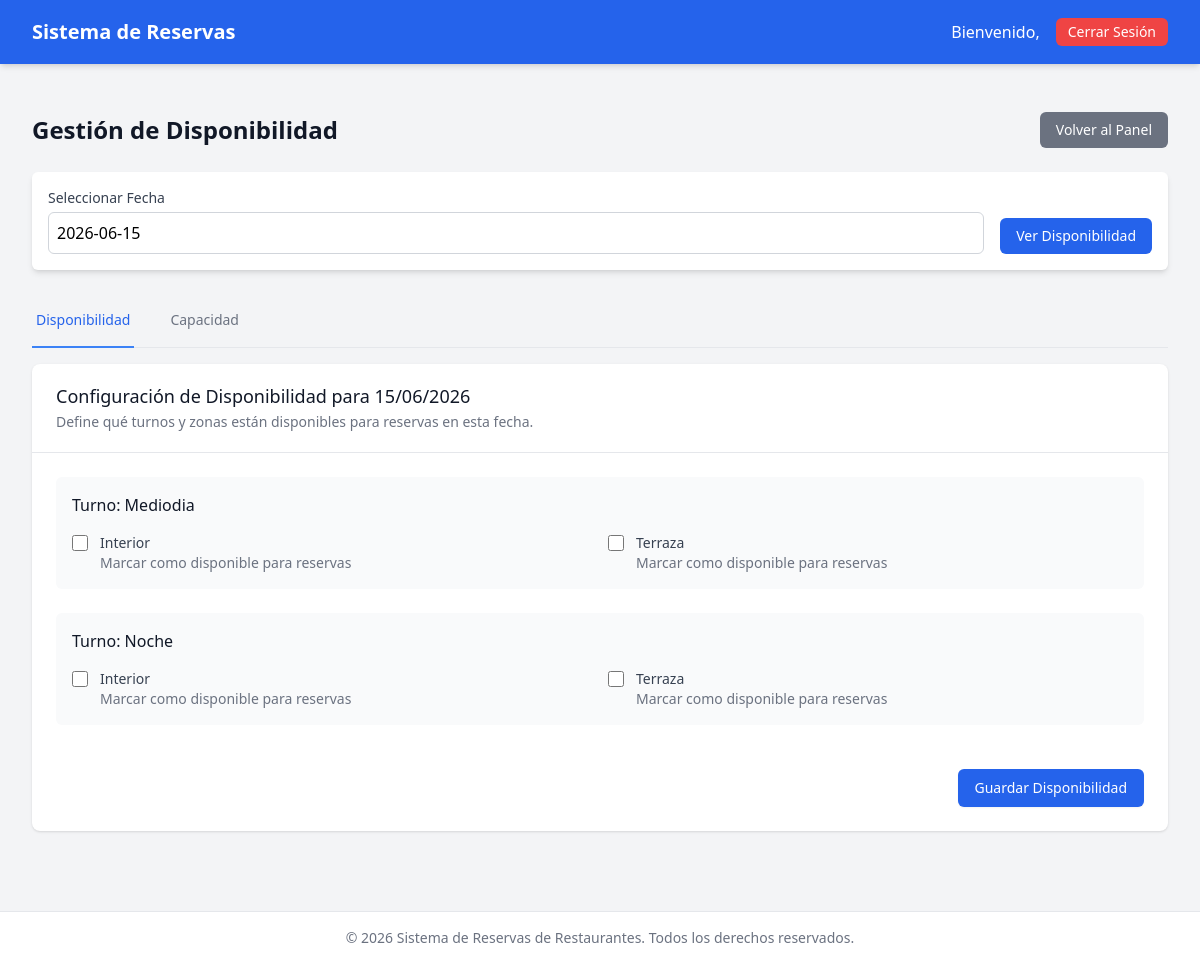
/admin/disponibilidad.php (signed in), run on the app's committed database.
### tables this page shows
CREATE TABLE turnos (
    id INT AUTO_INCREMENT PRIMARY KEY,
    nombre ENUM('mediodia', 'noche') NOT NULL UNIQUE,
    hora_inicio TIME NOT NULL,
    hora_fin TIME NOT NULL,
    activo BOOLEAN DEFAULT TRUE
);

### admin/disponibilidad.php (the view, shortened to what this page needs)
<?php
require_once 'auth.php';
$host = 'localhost';
$db = 'restaurante_reservas';
$user = 'root';
$pass = '';
try {
    $pdo = new PDO("mysql:host=$host;dbname=$db", $user, $pass);
    $pdo->setAttribute(PDO::ATTR_ERRMODE, PDO::ERRMODE_EXCEPTION);
} catch (PDOException $e) {
    die('Error de conexión: ' . $e->getMessage());
}
$fecha = isset($_GET['fecha']) ? $_GET['fecha'] : date('Y-m-d');
try {
    $stmt = $pdo->query("SELECT id, nombre FROM turnos ORDER BY id");
    $turnos = $stmt->fetchAll();
} catch (PDOException $e) {
    die('Error al obtener los turnos: ' . $e->getMessage());
}
$zonas = ['dentro' => 'Interior', 'fuera' => 'Terraza'];
$disponibilidad = [];
$pageTitle = 'Gestión de Disponibilidad';
?>
<!DOCTYPE html>
<html lang="es">
<head>
    <script src="https://cdn.tailwindcss.com"></script>
    <link rel="stylesheet" href="https://cdnjs.cloudflare.com/ajax/libs/font-awesome/6.0.0/css/all.min.css">
    <link rel="stylesheet" href="https://cdn.jsdelivr.net/npm/flatpickr/dist/flatpickr.min.css">
</head>
<body class="bg-gray-100 min-h-screen">
    <nav class="bg-blue-600 text-white shadow-md">
        <div class="max-w-7xl mx-auto px-4 sm:px-6 lg:px-8">
            <div class="flex justify-between h-16">
                <div class="flex items-center">
                    <a href="index.php" class="text-xl font-bold">Sistema de Reservas</a>
                </div>
                <div class="flex items-center">
                    <span class="mr-4">Bienvenido, <?php echo htmlspecialchars($_SESSION['admin_usuario']); ?></span>
                    <a href="logout.php" class="bg-red-500 hover:bg-red-600 text-white px-3 py-1 rounded-md text-sm font-medium transition duration-300">
                        Cerrar Sesión
                    </a>
                </div>
            </div>
        </div>
    </nav>
    <div class="max-w-7xl mx-auto py-6 sm:px-6 lg:px-8">
        <div class="px-4 py-6 sm:px-0">
            <div class="flex justify-between items-center mb-6">
                <h1 class="text-2xl font-semibold text-gray-900"><?php echo $pageTitle; ?></h1>
                <a href="index.php" class="bg-gray-500 hover:bg-gray-600 text-white px-4 py-2 rounded-md text-sm font-medium transition duration-300">
                    Volver al Panel
                </a>
            </div>
            <div class="bg-white p-4 rounded-md shadow-md mb-6">
                <form action="<?php echo htmlspecialchars($_SERVER['PHP_SELF']); ?>" method="GET" class="flex items-end space-x-4">
                    <div class="flex-grow">
                        <label for="fecha" class="block text-sm font-medium text-gray-700 mb-1">Seleccionar Fecha</label>
                        <input type="text" id="fecha_selector" name="fecha" class="w-full p-2 border border-gray-300 rounded-md" value="<?php echo $fecha; ?>">
                    </div>
                    <div>
                        <button type="submit" class="bg-blue-600 hover:bg-blue-700 text-white px-4 py-2 rounded-md text-sm font-medium transition duration-300">
                            Ver Disponibilidad
                        </button>
                    </div>
                </form>
            </div>
            <div class="mb-4">
                <div class="border-b border-gray-200">
                    <nav class="-mb-px flex">
                        <a href="#disponibilidad" id="tab-disponibilidad" class="border-blue-500 text-blue-600 whitespace-nowrap py-4 px-1 border-b-2 font-medium text-sm mr-8">
                            Disponibilidad
                        </a>
                        <a href="#capacidad" id="tab-capacidad" class="border-transparent text-gray-500 hover:text-gray-700 hover:border-gray-300 whitespace-nowrap py-4 px-1 border-b-2 font-medium text-sm">
                            Capacidad
                        </a>
                    </nav>
                </div>
            </div>
            <div id="panel-disponibilidad" class="bg-white shadow overflow-hidden sm:rounded-lg">
                <div class="px-4 py-5 sm:px-6">
                    <h3 class="text-lg leading-6 font-medium text-gray-900">
                        Configuración de Disponibilidad para <?php echo date('d/m/Y', strtotime($fecha)); ?>
                    </h3>
                    <p class="mt-1 max-w-2xl text-sm text-gray-500">
                        Define qué turnos y zonas están disponibles para reservas en esta fecha.
                    </p>
                </div>
                <div class="border-t border-gray-200">
                    <form method="POST" action="<?php echo htmlspecialchars($_SERVER['PHP_SELF']); ?>" class="p-6">
                        <div class="grid grid-cols-1 gap-6">
                            <?php foreach ($turnos as $turno): ?>
                                <div class="bg-gray-50 p-4 rounded-md">
                                    <h4 class="text-md font-medium text-gray-900 mb-4">
                                        Turno: <?php echo ucfirst($turno['nombre']); ?>
                                    </h4>
                                    <div class="grid grid-cols-1 md:grid-cols-2 gap-4">
                                        <?php foreach ($zonas as $zona_key => $zona_nombre): ?>
                                            <div class="flex items-start">
                                                <div class="flex items-center h-5">
                                                    <input id="disponible_<?php echo $turno['id']; ?>_<?php echo $zona_key; ?>"
                                                           name="disponible_<?php echo $turno['id']; ?>_<?php echo $zona_key; ?>"
                                                           type="checkbox"
                                                           class="h-4 w-4 text-blue-600 border-gray-300 rounded focus:ring-blue-500"
                                                           <?php echo (isset($disponibilidad[$turno['id']][$zona_key]) && $disponibilidad[$turno['id']][$zona_key]) ? 'checked' : ''; ?>>
                                                </div>
                                                <div class="ml-3 text-sm">
                                                    <label for="disponible_<?php echo $turno['id']; ?>_<?php echo $zona_key; ?>" class="font-medium text-gray-700">
                                                        <?php echo $zona_nombre; ?>
                                                    </label>
                                                    <p class="text-gray-500">Marcar como disponible para reservas</p>
                                                </div>
                                            </div>
                                        <?php endforeach; ?>
                                    </div>
                                </div>
                            <?php endforeach; ?>
                            <div class="pt-5">
                                <div class="flex justify-end">
                                    <button type="submit" class="ml-3 inline-flex justify-center py-2 px-4 border border-transparent shadow-sm text-sm font-medium rounded-md text-white bg-blue-600 hover:bg-blue-700 focus:outline-none focus:ring-2 focus:ring-offset-2 focus:ring-blue-500">
                                        Guardar Disponibilidad
                                    </button>
                                </div>
                            </div>
                        </div>
                    </form>
                </div>
            </div>
        </div>
    </div>
    <footer class="bg-white border-t border-gray-200 py-4 mt-8">
        <div class="max-w-7xl mx-auto px-4 sm:px-6 lg:px-8">
            <p class="text-center text-gray-500 text-sm">
                &copy; <?php echo date('Y'); ?> Sistema de Reservas de Restaurantes. Todos los derechos reservados.
            </p>
        </div>
    </footer>
</body>
</html>

### data on the page
turnos: nombre "Mediodia", zona_nombre "Interior", zona_nombre "Terraza"
turnos: nombre "Noche", zona_nombre "Interior", zona_nombre "Terraza"

### other printed values
$pageTitle "Gestión de Disponibilidad"
date('d/m/Y', strtotime($fecha)) "15/06/2026"
